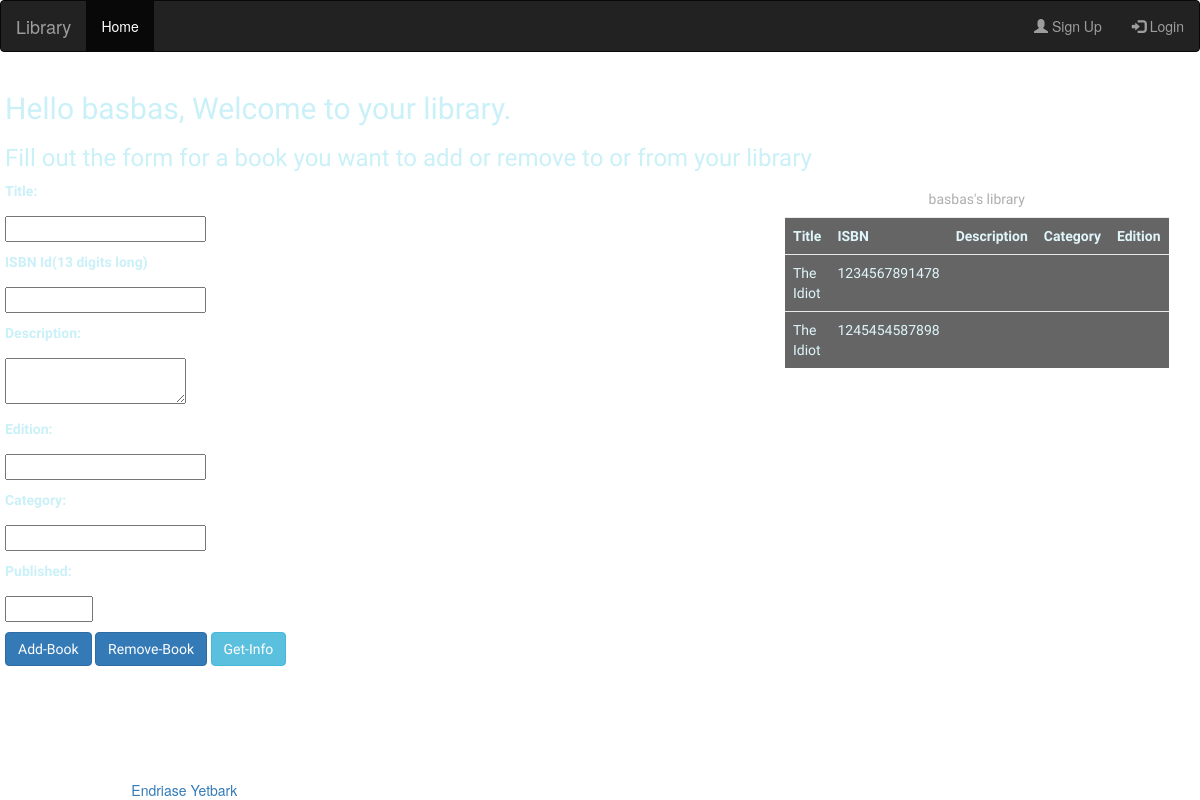
The app's page /books (signed in) with its own data.
### Database/database.py (models this page shows, shortened)
class Books(db.Model):
    __tablename__ = "Books"
    owner = db.Column(db.String, db.ForeignKey('User.username'), nullable=False)
    isbn = db.Column(db.Integer, primary_key=True, nullable=False)
    name = db.Column(db.String(30), unique=False, nullable=False)
    description = db.Column(db.String(30), unique=False, nullable=False)
    edition = db.Column(db.Integer, unique=False, nullable=True)
    published = db.Column(db.Integer, unique=False, nullable=True)
    category = db.Column(db.String(30), nullable=True, unique=False)

### routes/routes.py (the view, shortened to what this page needs)
@app.route("/books", methods=['GET', 'POST'])
def books():
    success = detail = False
    msg = error = ''
    form = BookForm()
    if session['users'] is None:
        return redirect(url_for('login'))
    user = User.query.filter_by(username=session['users'])
    if not session.get("users") is None and user is not None:
        user.username = session['users']
        print('Stared')
        print(user.username)
        displaybooks = Books.query.filter_by(owner=user.username).all()
        library = []
        for book in displaybooks:
            library.append([book.name, book.isbn, book.description, book.category, book.edition])
        print(library)
        return render_template('mainlibrary.html', form=form, success=success, msg=msg, error=error, detail=detail,
                               name=str(user.username), library=library)
    else:
        print("can't find user")
        return redirect(url_for('login'))

### MyForms/Bookform.py
class BookForm(Form):
    name = StringField('Title:'
                       )
    isbn = IntegerField('ISBN Id(13 digits long)',
                         [validators.Length(min=13, max=13, message='ISBN must be 13digits long')]
                        )
    description = TextAreaField('Description:')
    edition = IntegerField('Edition:', [validators.length(min=0, max=20), validators.optional()])
    category = StringField('Category:', [validators.length(min=0, max=20), validators.optional()])
    year = IntegerField('Published:', [validators.NumberRange(min=0, max=2024),
                                                                      validators.optional()])

### templates/mainlibrary.html (shortened to what this page needs)
<!DOCTYPE html>
<html lang="en">
{% extends 'base.html' %}
{% block content %}
<body style="
background-image:url(https://images.pexels.com/photos/272337/pexels-photo-272337.jpeg?auto=compress&cs=tinysrgb&dpr=2&h=650&w=940);
 background-size: 100%">
<div style="color: #caf0f8">
<div style="font-family:'Architects Daughter', cursive; font-weight:100;">
<div class="row" style="padding-left: 10px;">
    <h2 style="padding-left: 10px"> Hello {{name}}, Welcome to your library.</h2>
    {%if detail == False %}
    <h3 style="padding-left: 10px">Fill out the form for a book you want to add or remove to or from your library</h3>
    <div style="text-align: left; padding-left: 10px;" class="col-sm-4">
    <form action="" method="POST">
        <p> {{ form.name.label }}</p>
        <p>{{ form.name() }} </p>
        <p> {{ form.isbn.label }}</p>
        <p>{{ form.isbn() }}</p>
        <p> {{ form.description.label }}</p>
        <p>{{ form.description() }}</p>
        <p> {{ form.edition.label }}</p>
        <p>{{ form.edition() }}</p>
        <p> {{ form.category.label }}</p>
        <p>{{ form.category() }}</p>
        <p> {{ form.year.label }}</p>
        <p>{{ form.year() }}</p>
        <P> <input type="submit" name="btn" class="btn btn-primary" value="Add-Book">
            <input type="submit" name="btn"  class="btn btn-primary"value="Remove-Book">
            <input type="submit" name="btn" class="btn btn-info" value="Get-Info">
        </p>
    </form>
        </div>
    <div style="text-align: left; width:50%; padding-left: 10px;" >
     <div class="col-sm-4" style="position:absolute; right:30px;">
         <table class="table" style="background-color: black; opacity: 0.6; font-color: #white">
             <caption style="text-size: 250%; text-align: center;"> {{name}}'s library</caption>
    <tr style="width:20%  o">
        <th>Title</th>
        <th>ISBN</th>
        <th> Description</th>
        <th> Category </th>
        <th> Edition</th>
    </tr>
            {% for i in range(library|length) %}
        <tr style="width:20%">
        <td>{{library[i][0]}}</td>
        <td>{{library[i][1]}}</td>
        <td> {{library[i][2]}}</td>
        <td> {{library[i][3]}} </td>
        <td> {{library [i][4]}}</td>
    </tr>
        {% endfor %}
    </table>
         </div>
    </div>
</div>
    {% endif%}
</div>
</div>
</body>
 {% endblock %}

### records on screen
Books: name "The Idiot", isbn "1234567891478"
Books: name "The Idiot", isbn "1245454587898"

### other values on screen
{{ name }} "basbas"
